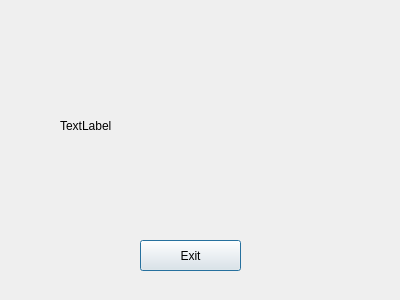
<?xml version="1.0" encoding="UTF-8"?>
<ui version="4.0">
 <class>Dialog</class>
 <widget class="QDialog" name="Dialog">
  <property name="geometry">
   <rect>
    <x>0</x>
    <y>0</y>
    <width>400</width>
    <height>300</height>
   </rect>
  </property>
  <property name="windowTitle">
   <string>VersionInfo</string>
  </property>
  <widget class="QLabel" name="label">
   <property name="geometry">
    <rect>
     <x>60</x>
     <y>50</y>
     <width>261</width>
     <height>151</height>
    </rect>
   </property>
   <property name="text">
    <string>TextLabel</string>
   </property>
  </widget>
  <widget class="QPushButton" name="pushButton">
   <property name="geometry">
    <rect>
     <x>140</x>
     <y>240</y>
     <width>101</width>
     <height>31</height>
    </rect>
   </property>
   <property name="text">
    <string>Exit</string>
   </property>
  </widget>
 </widget>
 <resources/>
 <connections/>
</ui>
